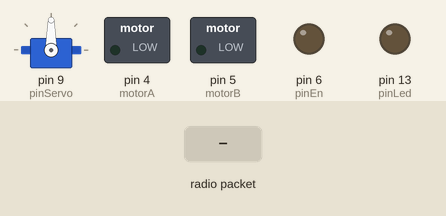
Bench run of a sketch on a simulated Arduino Uno, built with avr-gcc and run on an emulated ATmega328P. Parts: servo, switched loads named in the sketch (green lamp = pin HIGH), output pins drawn as LEDs (lit = HIGH). The inputs (shaded band) are chosen by the test bench. No radio packets arrive unless stated.

Above: at 1.2 s.
1.3 s: radio packet "1" arrives
At 1.6 s:
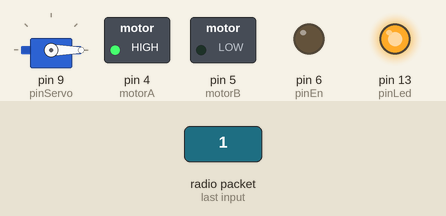
Timing chart, 0 to 4.3 s (numbered marks = the images above; inputs shaded):
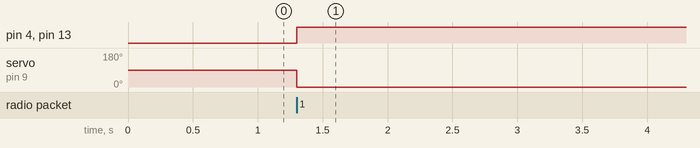

The sketch:

rf_carro1_recp-2.ino
```cpp
#include <RH_ASK.h>
#include <SPI.h>
#include <Servo.h>

#define pinLed      13
#define pinEn       6
#define motorA      4
#define motorB      5
#define pinServo    9

RH_ASK driver;
Servo servo;

int velocidadMotor = 0;

void setup() {
  pinMode(pinLed, OUTPUT);
  pinMode(motorA, OUTPUT);
  pinMode(motorB, OUTPUT);
  servo.attach(pinServo);
  Serial.begin(9600);
  if(!driver.init())
    Serial.println("Inicialiación fallida");
}

void loop(){
  uint8_t buf[RH_ASK_MAX_MESSAGE_LEN];
  uint8_t buflen = sizeof(buf);
  if(driver.recv(buf, &buflen)){
    int i;
    if(buf[0] == 0){
      digitalWrite(motorA, LOW);
      digitalWrite(motorB, HIGH);
      digitalWrite(pinLed,LOW);
    }else{
      digitalWrite(motorA, HIGH);
      digitalWrite(motorB, LOW);
      digitalWrite(pinLed,HIGH);
    }

    if(buf[1] < 20){buf[1] = 0;}
    else if(buf[1] > 255){buf[1] = 255;}
    servo.write(buf[2]);
  }
  analogWrite(pinEn,buf[1]);
}
```

Measured:
- after the input at 1.3 s, pin 4 (motorA), pin 13 (pinLed): LOW → HIGH at once; servo on pin 9 (pinServo): 90° → 0° at once
